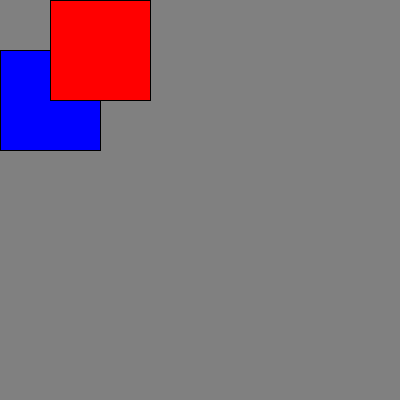
Frame 1 (no input)
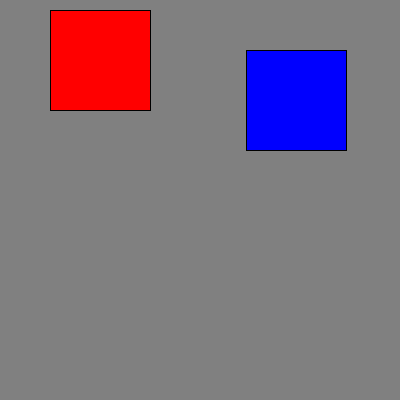
Frame 60 (the mouse pressed at the canvas centre just before this capture)
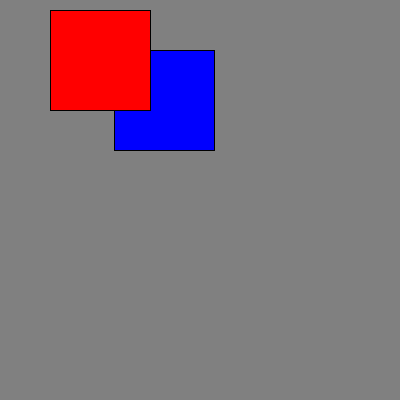
Frame 120 (the mouse held since frame 60 and released just before this capture)

The Processing sketch that drew these frames (run headless with seeded random() and noise(); from frame 60 on, the mouse is pressed at the canvas centre):

// Processing sketch: E5_My_Second_Animation
// ── E5_My_Second_Animation.pde
// My Second Animation
//

// This program draws a 100x100 square on a 200x200 canvas.
// Two squares move from left to right and back.
// 
int x1 = 0;
int increment1 = 6;
int i1 = increment1;
int x2 = 0;
int increment2 = 10;
int i2 = increment2;

void setup() {                    // Called once when the program is started.
  size(400, 400);                 // Canvas size is 200 x 200 pixels.
  frameRate(15);
}

void draw() {                     // Called for every frame
  background(128,128,128);        // Background color is grey (128,128,128).
  stroke(0,0,0);                  // Stroke color is black (0,0,0)
  fill(0,0,255);              // Fill color is white (255,255,255)
  rect(x1,50,100,100);             // Draw a rectangle upper left corner (x,50), size (100x100)
  x1 = x1 + i1;
  if (x1 >= 300) {
    i1 = -increment1;
  };
  if (x1 <= 0) {
    i1 = increment1;
  };
  fill(255,0,0);              // Fill color is white (255,255,255)
  rect(50,x2,100,100);             // Draw a rectangle upper left corner (x,50), size (100x100)
  x2 = x2 + i2;
  if (x2 >= 300) {
    i2 = -increment2;
  };
  if (x2 <= 0) {
    i2 = increment2;
  };
}
